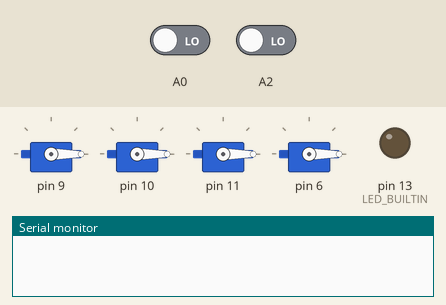
The program below on a simulated Arduino Uno, built with avr-gcc and run on an emulated ATmega328P. Parts: 4 × servo, output pins drawn as LEDs (lit = HIGH), the last lines printed to the serial monitor. Inputs (shaded band) come from the test bench; at power-on: A0 LOW, A2 LOW.

Above: at 4.55 s.
At 13.15 s:
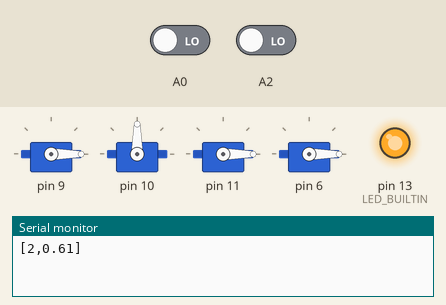
At 17.45 s:
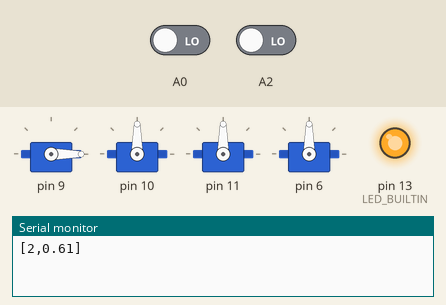
At 21.85 s:
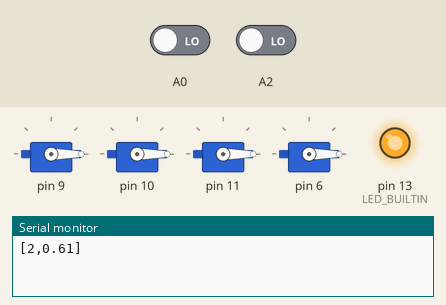
Timing chart, 0 to 27.1 s (numbered marks = the images above):
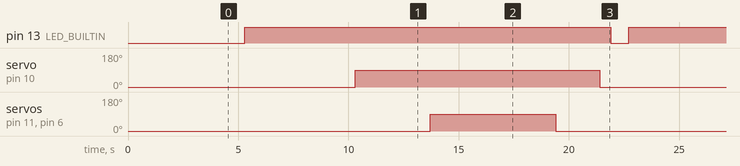

Measured:
- by itself, pin 13 (LED_BUILTIN): alternates HIGH for 16.6 s and LOW for 0.80 s
- by itself, servo on pin 10: alternates 90° for 11.1 s and 0° for 6.3 s
- by itself, servo on pin 11, servo on pin 6: alternates 90° for 5.7 s and 0° for 11.7 s

The program:

main.cpp
```cpp
#include <Arduino.h>
#include <HX711.h>
#include <SPI.h>
#include <Servo.h>
#include <Wire.h>
#include <Adafruit_GFX.h>
#include <Adafruit_SSD1306.h>
#include <stdint.h>

#include "Pin/Pin.hpp"
#include "SerialStream/SerialStream.hpp"
#include "floattypes.h"
#define ANALOG
#define DIGITAL

// #define LOAD_CELL_ENABLED
//#define OLED_DISPLAY_ENABLED

constexpr const float32_t weight_minthreshold = 0.1F;
constexpr const float32_t weight_maxthreshold = 3.0F;

#ifdef OLED_DISPLAY_ENABLED
Adafruit_SSD1306 display(128U, 32U, &Wire);
#endif

/// @brief Definition of all using pins
namespace Pins {
	DIGITAL Pin PaperServo(9);		// automatically pinMode-d by `Servo::attach`
	DIGITAL Pin PlasticServo(10);	// ^~~~~~~~
	DIGITAL Pin TopCoverServo0(11);	// ^~~~~~~~~~~~~~~~~~~~~
	DIGITAL Pin TopCoverServo1(6);

	ANALOG Pin PhotoEl_1(A0, INPUT);
	// ANALOG Pin PhotoEl_2(A1, INPUT);

	ANALOG Pin Capacitive(A2, INPUT);

#ifdef LOAD_CELL_ENABLED
	ANALOG Pin LoadCellDout(A6, INPUT);
	ANALOG Pin LoadCellSCK(A7, INPUT);
#endif
}

enum TrashType : uint8_t {
	Unknown = 0,
	Plastic,
	Paper,
};

/// Component Controllers ///
namespace BinChute { /// Servo: Surpass Hobby S0600M Digital Servo
	constexpr const uint16_t degree_per_sec = 250U; // possibly? manufacturer didn't send datasheet

	Servo paper_servo;
	Servo plastic_servo;
	Servo top_cover_servo0;
	Servo top_cover_servo1;

	void init() {
		paper_servo.attach(Pins::PaperServo);
		paper_servo.write(0);
		delay(500);
		//paper_servo.detach();

		plastic_servo.attach(Pins::PlasticServo);
		plastic_servo.write(0);
		delay(500);
		//plastic_servo.detach();

		top_cover_servo0.attach(Pins::TopCoverServo0);
		top_cover_servo0.write(0);
		//delay(500);

		top_cover_servo1.attach(Pins::TopCoverServo1);
		top_cover_servo1.write(0);
		delay(500);
		//top_cover_servo.detach();
	}

	void open_top_chute() {
		//top_cover_servo.attach(Pins::TopCoverServo);
		top_cover_servo1.write(90);
		top_cover_servo0.write(90);
		delay(700);
		//top_cover_servo.detach();
	}

	void close_top_chute() {
		//top_cover_servo.attach(Pins::TopCoverServo);
		top_cover_servo1.write(0);
		top_cover_servo0.write(0);
		delay(700);
		//top_cover_servo.detach();
	}

	/**
	 * \brief The chute opens the opposite TrashType, i.e. Plastic moves the Paper's
	 * servo, Paper moves the Plastic's servo.
	 *
	 */
	void open_chute(TrashType tt) {
		Servo* servo = nullptr;
		switch (tt) {
		case (Plastic): {
			servo = &paper_servo;
			//servo->attach(Pins::PaperServo);
			break;
		}

		case (Paper): {
			servo = &plastic_servo;
			//servo->attach(Pins::PlasticServo);
			break;
		}

		case (Unknown):
		default: {
			return;
		}
		}


		servo->write(90);
		delay(3000);
		//servo->write(0);
		//delay(1200);
		//servo->detach();
	}

	/**
	 * \brief Closes both the paper and plastic chute, by their servo.
	 */

	void close_both_chute() {
		//paper_servo.attach(Pins::PaperServo);
		paper_servo.write(0);
		delay(500);
		//paper_servo.detach();

		//plastic_servo.attach(Pins::PlasticServo);
		plastic_servo.write(0);
		delay(500);
		//plastic_servo.detach();
	}
};

#ifdef LOAD_CELL_ENABLED
namespace LoadCell {
	constexpr const float32_t analogtokg = 1.0f;
	HX711 instance;

	void init() { instance.begin(Pins::LoadCellDout, Pins::LoadCellSCK); }
}  // namespace LoadCell
#endif

TrashType determine_trashtype(int32_t photoelectric_data0, int32_t capacitive_data) {
	if (photoelectric_data0 > 200) {
		return Plastic;
	}

	return Paper;
}

//~ setup && loop ~//

void setup() {
	Serial.begin(/* UNOBAUD: */ 9600);	// for faster prints: 115200

	pinMode(LED_BUILTIN, OUTPUT);

	BinChute::init();
#ifdef OLED_DISPLAY_ENABLED
	if (!display.begin())
		for(;;);
#endif

#ifdef LOAD_CELL_ENABLED
	LoadCell::init();
#endif

	delay(3000);  // wait for 3 seconds
}

void loop() {
	delay(800); // throttle

	float32_t weightKg =
#ifdef LOAD_CELL_ENABLED
		static_cast<float32_t>(LoadCell::instance.read() / 1e6l) * LoadCell::analogtokg;

	if (weightKg < weight_minthreshold)
		return;
#else
		0.6F;  // example data!
#endif

	digitalWrite(LED_BUILTIN, 1);
	//Serial << "\n\"start\"\n";
#ifdef OLED_DISPLAY_ENABLED
	display.setCursor(0, 0);


	{
		char trash_countdown_time_message[] = "Rem. Time 15s"; // 10, 11
		for (uint8_t rem = 15; rem >= 0; rem--) {
			trash_countdown_time_message[10] = '0' + (rem / 10u);
			trash_countdown_time_message[11] = '0' + (rem % 10u);
			display.print(trash_countdown_time_message);
			delay(1000);
			display.clearDisplay();
		}
	}
#else
	delay(5000);
#endif


	weightKg =	// redefinition for trash weight
#ifdef LOAD_CELL_ENABLED
		static_cast<float32_t>(LoadCell::instance.read() / 1e6l) * LoadCell::analogtokg;

	if (weightKg < weight_minthreshold)
		return;
#else
		0.611F;	// example data!
#endif


	int32_t CapacitiveData = Pins::Capacitive.read();
	int32_t PE1 = Pins::PhotoEl_1.read();

	TrashType determinedTrashType = determine_trashtype(PE1, CapacitiveData);

	if (determinedTrashType == Unknown)
		while(1); // halt
	;

	Serial << "\n[" << (static_cast<int>(determinedTrashType)) << ','
		<< (roundf(weightKg * 100.0f) / 100.0f) << "]\n";

	BinChute::open_chute(determinedTrashType);
	delay(400);  // does it have time to unload the current on the servo?
	BinChute::open_top_chute();
	delay(5000);
	BinChute::close_top_chute();
	delay(800);
	BinChute::close_both_chute();

	digitalWrite(LED_BUILTIN, 0);

	return;
}
```

Pin.cpp
```cpp
#include "Pin.hpp"
//#include <Arduino.h>

//Pin::Pin(unsigned char pin) {
//	this->val = pin;
//}

//Pin::Pin(unsigned char pin, unsigned char mode) {
//	this->val = pin;
//	this->mode = mode;
//	pinMode(pin, mode);
//}

//int Pin::read() {
//	if (digitalPinToPort(this->val) != NOT_A_PIN) {
//		return digitalRead(this->val);
//	}
//	return analogRead(this->val);
//}

//void Pin::write(int value) {
//	if (digitalPinToPort(this->val) != NOT_A_PIN) {
//        digitalWrite(this->val, value);
//    } else
//		analogWrite(this->val, value)
//	;
//}

//Pin::operator int(){
//	return this->val;
//}

//Pin::operator unsigned() { // unsigned int
//	return this->val;
//}

//Pin::operator unsigned char() { // unsigned char
//	return this->val;
//}
```

Pin.hpp
```cpp
#pragma once

#include <Arduino.h>
#include <stdint.h>

class Pin {
public:
	explicit Pin() = default;

	explicit Pin(uint8_t pin) {
		this->val = pin;
	};

	explicit Pin(uint8_t pin, uint8_t mode) {
		this->val = pin;
		this->mode = mode;
		pinMode(pin, mode);
	};

	int32_t read() {
		if (digitalPinToPort(this->val) != NOT_A_PIN) {
			return digitalRead(this->val);
		}
		return analogRead(this->val);
	};

	void write(int value){
		if (digitalPinToPort(this->val) != NOT_A_PIN) {
			digitalWrite(this->val, value);
		} else
			analogWrite(this->val, value)
		;
	};

	inline uint8_t get_pin() {
		return val;
	}

	//void set_mode(int);

	operator int32_t(){return val;}; // probably needs static_cast (?)
	operator u32(){return val;};
	operator uint8_t(){return val;};

private:
	uint8_t val;
	uint8_t mode;
	//bool is_analog;
};
```

SerialStream.cpp
```cpp
#include "./SerialStream.hpp"


//const char endl = '\n';
//SerialStreamPrint cout;
```

SerialStream.hpp
```cpp
#pragma once

#include <Arduino.h>
template <typename T>
HardwareSerial& operator<<(HardwareSerial &hs, const T &val) {
	hs.print(val);
	return hs;
}
```

floattypes.h
```cpp
#pragma once
typedef float float32_t;
typedef double float64_t;
typedef long double float128_t;
```

_main.cpp
```cpp
#include <Arduino.h>
#include <Wire.h>
#include <Servo.h>
#include <Adafruit_GFX.h>
#include <Adafruit_SSD1306.h>

#include <Fonts/FreeMono12pt7b.h>


uint8_t pin_servo[3u] = {9u, 10u, 11u};
Servo list[3] = {{}, {}, {}};

Adafruit_SSD1306 display(128, 32, &Wire);

void setup() {
	pinMode(LED_BUILTIN, OUTPUT);
	if (!display.begin(SSD1306_SWITCHCAPVCC, 0x3C, false)) while(1);
	display.setFont(&FreeMono12pt7b);
	display.display();
	display.setCursor(0, 16);
	display.print("Starting...");
	display.display();
	delay(100);
	display.clearDisplay();
	display.display();

	for (uint8_t i = 0; i < 3; i++) {
		auto& servo = list[i];
		servo.attach(pin_servo[i]);
		servo.write(0);
	}
}

void loop(void) {
	display.clearDisplay();
	display.display();

	static char message[] = "Moving servo0";
	for (uint8_t i = 0; i < 3; i++) {
		message[13] = '1' + i;
		display.print(message);
		display.display();
		digitalWrite(LED_BUILTIN, 1);
		auto& servo = list[i];
		servo.write(0);
		delay(1000);
		servo.write(180);
		delay(3000);
		digitalWrite(LED_BUILTIN, 0);
		delay(1000);

		display.clearDisplay();
		display.display();
	}
}
```
